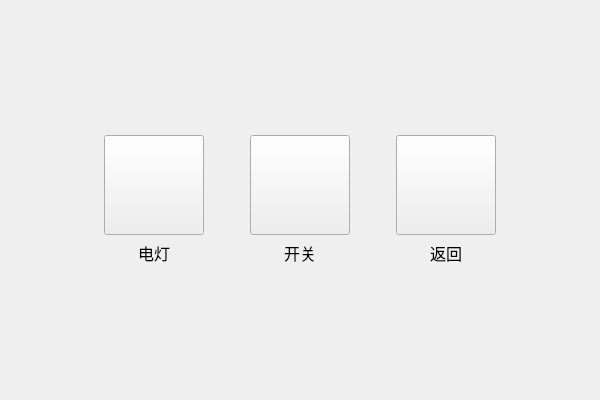
<?xml version="1.0" encoding="UTF-8"?>
<ui version="4.0">
 <class>ctrl</class>
 <widget class="QWidget" name="ctrl">
  <property name="geometry">
   <rect>
    <x>0</x>
    <y>0</y>
    <width>600</width>
    <height>400</height>
   </rect>
  </property>
  <property name="windowTitle">
   <string>Form</string>
  </property>
  <layout class="QGridLayout" name="gridLayout">
   <item row="0" column="1">
    <spacer name="verticalSpacer_2">
     <property name="orientation">
      <enum>Qt::Vertical</enum>
     </property>
     <property name="sizeHint" stdset="0">
      <size>
       <width>20</width>
       <height>127</height>
      </size>
     </property>
    </spacer>
   </item>
   <item row="1" column="0">
    <spacer name="horizontalSpacer_3">
     <property name="orientation">
      <enum>Qt::Horizontal</enum>
     </property>
     <property name="sizeHint" stdset="0">
      <size>
       <width>85</width>
       <height>20</height>
      </size>
     </property>
    </spacer>
   </item>
   <item row="1" column="1">
    <layout class="QHBoxLayout" name="horizontalLayout">
     <item>
      <layout class="QVBoxLayout" name="verticalLayout_3">
       <item>
        <widget class="QPushButton" name="pushButton">
         <property name="minimumSize">
          <size>
           <width>100</width>
           <height>100</height>
          </size>
         </property>
         <property name="styleSheet">
          <string notr="true">border-image: url(:/pic/deng.png);</string>
         </property>
         <property name="text">
          <string/>
         </property>
        </widget>
       </item>
       <item>
        <widget class="QLabel" name="label">
         <property name="font">
          <font>
           <pointsize>12</pointsize>
          </font>
         </property>
         <property name="text">
          <string>电灯</string>
         </property>
         <property name="alignment">
          <set>Qt::AlignCenter</set>
         </property>
        </widget>
       </item>
      </layout>
     </item>
     <item>
      <spacer name="horizontalSpacer">
       <property name="orientation">
        <enum>Qt::Horizontal</enum>
       </property>
       <property name="sizeHint" stdset="0">
        <size>
         <width>40</width>
         <height>20</height>
        </size>
       </property>
      </spacer>
     </item>
     <item>
      <layout class="QVBoxLayout" name="verticalLayout_2">
       <item>
        <widget class="QPushButton" name="pushButton_2">
         <property name="minimumSize">
          <size>
           <width>100</width>
           <height>100</height>
          </size>
         </property>
         <property name="styleSheet">
          <string notr="true">border-image: url(:/pic/kaiguan.png);</string>
         </property>
         <property name="text">
          <string/>
         </property>
        </widget>
       </item>
       <item>
        <widget class="QLabel" name="label_2">
         <property name="font">
          <font>
           <pointsize>12</pointsize>
          </font>
         </property>
         <property name="text">
          <string>开关</string>
         </property>
         <property name="alignment">
          <set>Qt::AlignCenter</set>
         </property>
        </widget>
       </item>
      </layout>
     </item>
     <item>
      <spacer name="horizontalSpacer_2">
       <property name="orientation">
        <enum>Qt::Horizontal</enum>
       </property>
       <property name="sizeHint" stdset="0">
        <size>
         <width>40</width>
         <height>20</height>
        </size>
       </property>
      </spacer>
     </item>
     <item>
      <layout class="QVBoxLayout" name="verticalLayout">
       <item>
        <widget class="QPushButton" name="backBt">
         <property name="minimumSize">
          <size>
           <width>100</width>
           <height>100</height>
          </size>
         </property>
         <property name="styleSheet">
          <string notr="true">border-image: url(:/pic/shezhi.png);</string>
         </property>
         <property name="text">
          <string/>
         </property>
        </widget>
       </item>
       <item>
        <widget class="QLabel" name="label_3">
         <property name="font">
          <font>
           <pointsize>12</pointsize>
          </font>
         </property>
         <property name="text">
          <string>返回</string>
         </property>
         <property name="alignment">
          <set>Qt::AlignCenter</set>
         </property>
        </widget>
       </item>
      </layout>
     </item>
    </layout>
   </item>
   <item row="1" column="2">
    <spacer name="horizontalSpacer_4">
     <property name="orientation">
      <enum>Qt::Horizontal</enum>
     </property>
     <property name="sizeHint" stdset="0">
      <size>
       <width>85</width>
       <height>20</height>
      </size>
     </property>
    </spacer>
   </item>
   <item row="2" column="1">
    <spacer name="verticalSpacer">
     <property name="orientation">
      <enum>Qt::Vertical</enum>
     </property>
     <property name="sizeHint" stdset="0">
      <size>
       <width>20</width>
       <height>127</height>
      </size>
     </property>
    </spacer>
   </item>
  </layout>
 </widget>
 <resources/>
 <connections/>
</ui>
